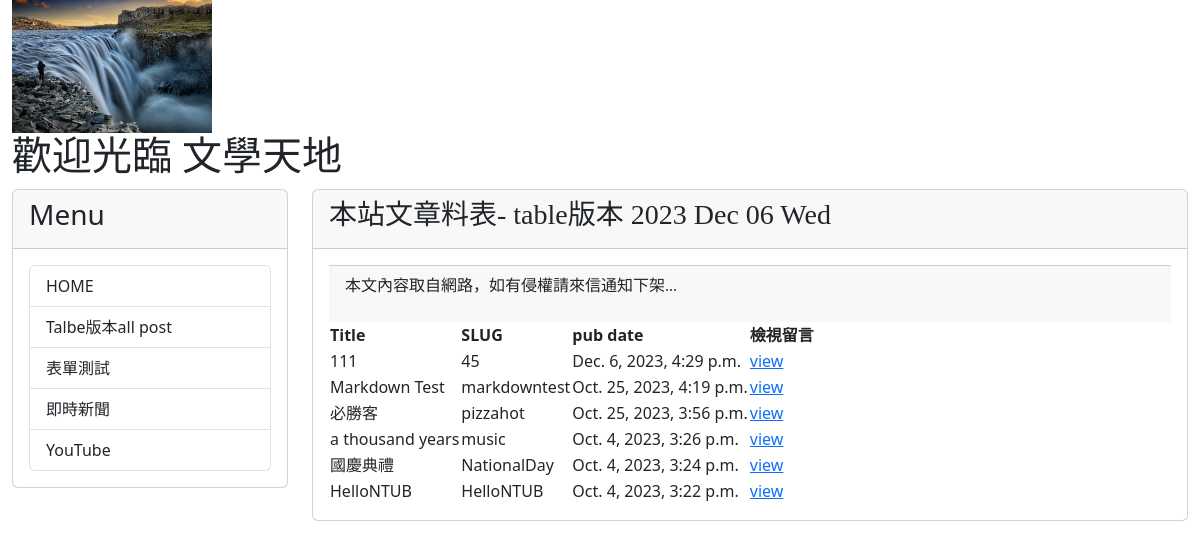
Page /post/ on the committed database.
### mysite/models.py (models this page shows, shortened)
class Post(models.Model):  #繼承
    title=models.CharField(max_length=200)
    slug=models.CharField(max_length=200)
    body=models.TextField()#內容
    pub_date=models.DateTimeField(auto_now_add=True)#自動取得現在時間
    class Meta:
        ordering=('-pub_date',)  #資料排序，依照時間限後排序

### mysite/views.py (the view)
# urls.py: path('post/',mv.show_all_posts,name="show-all-posts"), #Comment
def show_all_posts(request):
    posts=Post.objects.all()
    return render(request,'allposts.html',locals())

### mysite/templates/allposts.html (shortened to what this page needs)
{% extends "base2.html" %}
{% block headmessage %}
<h3 style='font-family:標楷體';>本站文章料表- table版本</a>
    {% now 'Y M d D'%}
{%endblock headmessage%}
{% block content %}
{% for post in posts %}
{% if forloop.first %}
<table>
    <tr background="#cccccc">
        <th>Title</th>
        <th>SLUG</th>
        <th>pub date</th>
        <th>檢視留言</th>
    </tr>
{% endif %}
    <tr background='{% cycle "#ffccff" "ccffcc" %}'>
        <td>{{ post.title }}</td>
        <td>{{ post.slug }}</td>
        <td>{{ post.pub_date }}</td>
        <td><a href="{% url 'show-comments' post.id %}">view</a></td>
    </tr>
{% endfor %}
{% endblock content%}

### rows in the picture
Post: title "111", slug "45", pub_date "Dec. 6, 2023, 4:29 p.m."
Post: title "Markdown Test", slug "markdowntest", pub_date "Oct. 25, 2023, 4:19 p.m."
Post: title "必勝客", slug "pizzahot", pub_date "Oct. 25, 2023, 3:56 p.m."
Post: title "a thousand years", slug "music", pub_date "Oct. 4, 2023, 3:26 p.m."
Post: title "國慶典禮", slug "NationalDay", pub_date "Oct. 4, 2023, 3:24 p.m."
Post: title "HelloNTUB", slug "HelloNTUB", pub_date "Oct. 4, 2023, 3:22 p.m."
